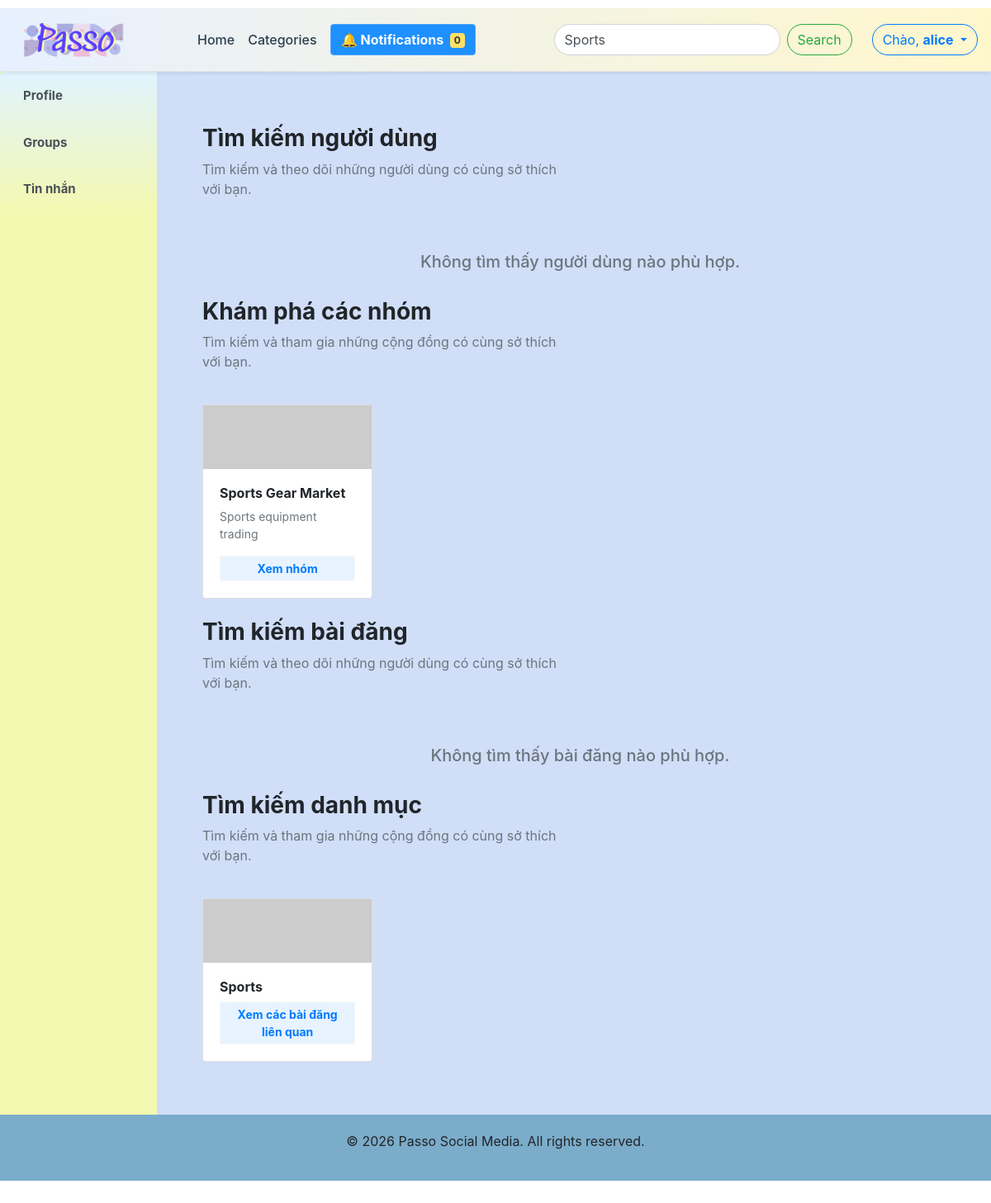
The page /index.php?controller=search&action=find&searchResults=Sports (signed in) on the database its author committed.
### tables this page shows
CREATE TABLE `category` (
  `CategoryID` int(11) NOT NULL,
  `CategoryName` varchar(255) NOT NULL
);

CREATE TABLE `groups` (
  `GroupID` int(11) NOT NULL,
  `CategoryID` int(11) DEFAULT NULL,
  `GroupName` varchar(255) NOT NULL,
  `Description` varchar(150) NOT NULL,
  `Privacy` ENUM('public','private') NOT NULL,
  `CreatedAt` DATETIME DEFAULT CURRENT_TIMESTAMP
);

### MVC/Controller/SearchController.php (called while the page is built, shortened)
<?php
include_once __DIR__ . "/../Model/PostModel.php";
include_once __DIR__ . "/../Model/CategoryModel.php";
include_once __DIR__ . "/../Model/UserModel.php";
include_once __DIR__ . "/../Model/GroupModel.php";
class SearchController extends AppController {
    private $categoryModel;
    private $groupModel;
    public function __construct() {
        $this->categoryModel = new CategoryModel();
        $this->groupModel = new GroupModel();
    }
    private function containsKeyword($text, string $keyword): bool {
        $needle = trim($keyword);
        $haystack = (string)$text;
        if (function_exists('mb_stripos')) {
            return mb_stripos($haystack, $needle, 0, 'UTF-8') !== false;
        }
        return stripos($haystack, $needle) !== false;
    }
    private function filterGroupRowsByName(array $groups, string $keyword): array {
        return array_values(array_filter($groups, function($group) use ($keyword) {
            $groupName = $group['GroupName'] ?? '';
            return $this->containsKeyword($groupName, $keyword);
        }));
    }
    private function filterCategoriesByName(array $categories, string $keyword): array {
        return array_values(array_filter($categories, function($category) use ($keyword) {
            if (!is_object($category) || !method_exists($category, 'getCategoryName')) {
                return false;
            }
            return $this->containsKeyword($category->getCategoryName(), $keyword);
        }));
    }
    public function find() {
        $navbarCategories = $this->categoryModel->getAll() ?? [];
        $keyword = $_GET['searchResults'] ?? '';
        if(empty($keyword)){
            $posts = [];
            $categories = [];
            $groups = [];
            $users = [];
            $reactions = [];
        } else {
            $categories = $this->filterCategoriesByName($this->categoryModel->searchCategories($keyword), $keyword);
            $groups = $this->filterGroupRowsByName($this->groupModel->searchGroups($keyword), $keyword);
        }
        include_once __DIR__ . "/../View/Search/search_view.php";
    }
}
?>

### MVC/Model/AppModel.php (called while the page is built, shortened)
<?php
abstract class AppModel {
    protected $link = null;
    public function taoKetNoi() {
        $this->link = mysqli_connect(DB_HOST, DB_USER, DB_PASSWORD, DB_NAME, DB_PORT);
        mysqli_set_charset($this->link, "utf8");
    }
    protected function query($sql) {
        $result = mysqli_query($this->link, $sql);
        return $result;
    }
}
?>

### MVC/Model/CategoryModel.php (called while the page is built, shortened)
<?php
include_once "MVC/Model/AppModel.php";
include_once "Entity/Category.php";
class CategoryModel extends AppModel {
    public function getAll() {
        $sql = "SELECT * FROM category";
        $result = $this->query($sql);
        $list = [];
        while ($row = mysqli_fetch_assoc($result)) {
            $list[] = new Category(
                $row['CategoryID'],
                $row['CategoryName']
            );
        }
        return $list;
    }
    public function searchCategories($keyword) {
        $keyword = mysqli_real_escape_string($this->link, $keyword);
        $sql = "SELECT * FROM category WHERE CategoryName LIKE '%$keyword%'";
        $result = $this->query($sql);
        $list = [];
        while ($row = mysqli_fetch_assoc($result)) {
            $list[] = new Category(
                $row['CategoryID'],
                $row['CategoryName']
            );
        }
        return $list;
    }
}
?>

### MVC/Model/UserModel.php (called while the page is built, shortened)
<?php
include_once __DIR__ . "/AppModel.php";
class UserModel extends AppModel {
    public function searchUsers($keyword, $includeEmail = false) {
        $keyword = mysqli_real_escape_string($this->link, $keyword);
        $list = [];
        return $list;
    }
}
?>

### MVC/Model/GroupModel.php (called while the page is built, shortened)
<?php
include_once "MVC/Model/AppModel.php";
class GroupModel extends AppModel {
    public function searchGroups($keyword = "") {
        $keyword = mysqli_real_escape_string($this->link, $keyword);
        $sql = "SELECT * FROM groups
                WHERE GroupName LIKE '%$keyword%' OR Description LIKE '%$keyword%'
                ORDER BY GroupID DESC";
        $result = $this->query($sql);
        $list = [];
        if ($result) {
            while ($row = mysqli_fetch_assoc($result)) {
                $list[] = $row;
            }
        }
        return $list;
    }
}
?>

### MVC/Model/PostModel.php (called while the page is built, shortened)
<?php
include_once __DIR__ . "/AppModel.php";
class PostModel extends AppModel {
    public function searchPosts($keyword) {
        $keyword = mysqli_real_escape_string($this->link, $keyword);
        $posts = [];
        return $posts;
    }
}
?>

### Entity/Category.php (called while the page is built, shortened)
<?php
class Category {
    private int $CategoryID;
    private string $CategoryName;
    public function __construct($CategoryID = null, $CategoryName = ""){
        $this->CategoryID = $CategoryID;
        $this->CategoryName = $CategoryName;
    }
    public function getCategoryID(){
        return $this->CategoryID;
    }
    public function getCategoryName(){
        return $this->CategoryName;
    }
}
?>

### MVC/View/Search/search_result.php (the view, shortened to what this page needs)
<?php
$maxItems = 7;
$displayGroups = array_slice($groups, 0, $maxItems);
$displayCategories = array_slice($categories, 0, $maxItems);
?>
<div class="container mt-4">
    <div class="row mb-4 align-items-center">
            <div class="col-md-6">
                <h3 class="font-weight-bold">Tìm kiếm người dùng</h3>
                <p class="text-muted">Tìm kiếm và theo dõi những người dùng có cùng sở thích với bạn.</p>
            </div>
            <?php if (empty($users)): ?>
                <div class="col-12 text-center mt-5">
                    <h5 class="text-muted">Không tìm thấy người dùng nào phù hợp.</h5>
                </div>
            <?php endif; ?>
        </div>
        <div class="row mb-4 align-items-center">
            <div class="col-md-6">
                <h3 class="font-weight-bold">Khám phá các nhóm</h3>
                <p class="text-muted">Tìm kiếm và tham gia những cộng đồng có cùng sở thích với bạn.</p>
            </div>
            <?php if (empty($groups)): ?>
                <div class="col-12 text-center mt-5">
                    <h5 class="text-muted">Không tìm thấy nhóm nào phù hợp.</h5>
                </div>
            <?php else: ?>
        </div>
        <div class="row">
                <?php foreach ($displayGroups as $group): ?>
                    <div class="col-md-3 mb-4">
                        <div class="card group-card h-100">
                            <img src="https://via.placeholder.com/400x150/1877f2/ffffff?text=<?= urlencode(substr($group['GroupName'], 0, 1)) ?>" class="group-cover-sm">
                            <div class="card-body d-flex flex-column">
                                <h6 class="font-weight-bold text-truncate"><?= htmlspecialchars($group['GroupName']) ?></h6>
                                <p class="small text-muted mb-3 flex-grow-1"><?= htmlspecialchars($group['Description'] ?? 'Chưa có mô tả') ?></p>
                                <a href="index.php?controller=group&action=detail&id=<?= $group['GroupID'] ?>" class="btn btn-light btn-block btn-sm font-weight-bold text-primary" style="background-color: #e7f3ff;">Xem nhóm</a>
                            </div>
                        </div>
                    </div>
                <?php endforeach; ?>
            <?php endif; ?>
        </div>
        <div class="row mb-4 align-items-center">
            <div class="col-md-6">
                <h3 class="font-weight-bold">Tìm kiếm bài đăng</h3>
                <p class="text-muted">Tìm kiếm và theo dõi những người dùng có cùng sở thích với bạn.</p>
            </div>
            <?php if (empty($posts)): ?>
                <div class="col-12 text-center mt-5">
                    <h5 class="text-muted">Không tìm thấy bài đăng nào phù hợp.</h5>
                </div>
            <?php endif; ?>
        </div>
        <div class="row mb-4 align-items-center">
            <div class="col-md-6">
                <h3 class="font-weight-bold">Tìm kiếm danh mục</h3>
                <p class="text-muted">Tìm kiếm và tham gia những cộng đồng có cùng sở thích với bạn.</p>
            </div>
            <?php if (empty($categories)): ?>
                <div class="col-12 text-center mt-5">
                    <h5 class="text-muted">Không tìm thấy danh mục nào phù hợp.</h5>
                </div>
            <?php else: ?>
        </div>
        <div class="row">
            <?php foreach ($displayCategories as $category): ?>
                    <div class="col-md-3 mb-4">
                        <div class="card group-card h-100">
                            <img src="https://via.placeholder.com/400x150/1877f2/ffffff?text=<?= urlencode(substr($category->getCategoryName(), 0, 1)) ?>" class="group-cover-sm">
                            <div class="card-body d-flex flex-column">
                                <h6 class="font-weight-bold text-truncate"><?= htmlspecialchars($category->getCategoryName()) ?></h6>
                                <a href="index.php?controller=post&action=getPostsByCategoryId&category_id=<?= $category->getCategoryID() ?>" class="btn btn-light btn-block btn-sm font-weight-bold text-primary" style="background-color: #e7f3ff;">Xem các bài đăng liên quan</a>
                            </div>
                        </div>
                    </div>
                <?php endforeach; ?>
            <?php endif; ?>
        </div>
</div>

### MVC/View/navbar.php (shortened to what this page needs)
<nav class="navbar navbar-expand-lg navbar-light bg-light shadow-sm">
  <a class="navbar-brand" href="index.php" style="margin-right: 65px;">
    <img src="Materials/Picture/Passo.png" alt="Logo" width="150" height="50" class="d-inline-block align-top">
  </a>
  <div class="collapse navbar-collapse" id="navbarSupportedContent">
    <ul class="navbar-nav mr-auto align-items-center">
      <li class="nav-item active">
        <a class="nav-link" href="index.php?controller=post&action=showHome">Home <span class="sr-only">(current)</span></a>
      </li>
      <?php if (!empty($navbarCategories)): ?>
      <li class="nav-item">
        <a class="nav-link" id="toggleCategories">Categories</a>
      </li>
      <?php endif; ?>
    <li class="nav-item dropdown">
          <button id="notiBtn" class="btn btn-primary font-weight-bold position-relative ml-2" style="background-color: dodgerblue">
            🔔 Notifications
            <span id="notiCount" class="badge badge-light ml-1">0</span>
          </button>
    </li>
    </ul>
    <form class="form-inline my-2 my-lg-0" action="index.php" method="GET">
      <input class="form-control mr-sm-2"
      type="search"
      name="searchResults"
      placeholder="Search..."
      value="<?= htmlspecialchars($keyword ?? '') ?>">
      <button class="btn btn-outline-success my-2 my-sm-0" type="submit">Search</button>
    </form>
    <div class="ml-4 d-flex align-items-center">
        <?php if (isset($_SESSION['user_id'])): ?>
            <div class="dropdown">
                <button class="btn btn-outline-primary dropdown-toggle" type="button" data-toggle="dropdown" aria-expanded="false">
                    Chào, <strong><?= htmlspecialchars($_SESSION['username']) ?></strong>
                </button>
            </div>
        <?php else: ?>
            <a href="./index.php?controller=user&action=login" class="btn btn-outline-primary mr-2">Login</a>
            <a href="./index.php?controller=user&action=register" class="btn btn-primary">Register</a>
        <?php endif; ?>
    </div>
  </div>
</nav>

### MVC/View/css/home.css (style rules this page uses)
.navbar { background: linear-gradient(90deg, #e7f0ff, #fff7cc); border-bottom: 1px solid #e3e3e3; }
.navbar-brand img { transition: transform 0.2s ease; }
.navbar .nav-link { color: #2c3e50 !important; font-weight: 500; }
.form-control { border-radius: 20px; }
.btn-outline-success { border-radius: 20px; }
.btn-primary { background-color: #4da3ff; border-color: #4da3ff; }
.btn-outline-primary { border-radius: 20px; }
.badge-light { background-color: #ffe066; color: #333; font-weight: bold; }

### rows shown on the page
category: searchResults "Sports", CategoryName "Sports"
groups: GroupName "Sports Gear Market", Description "Sports equipment trading"

### other values the page prints
$_SESSION['username'] "alice"
